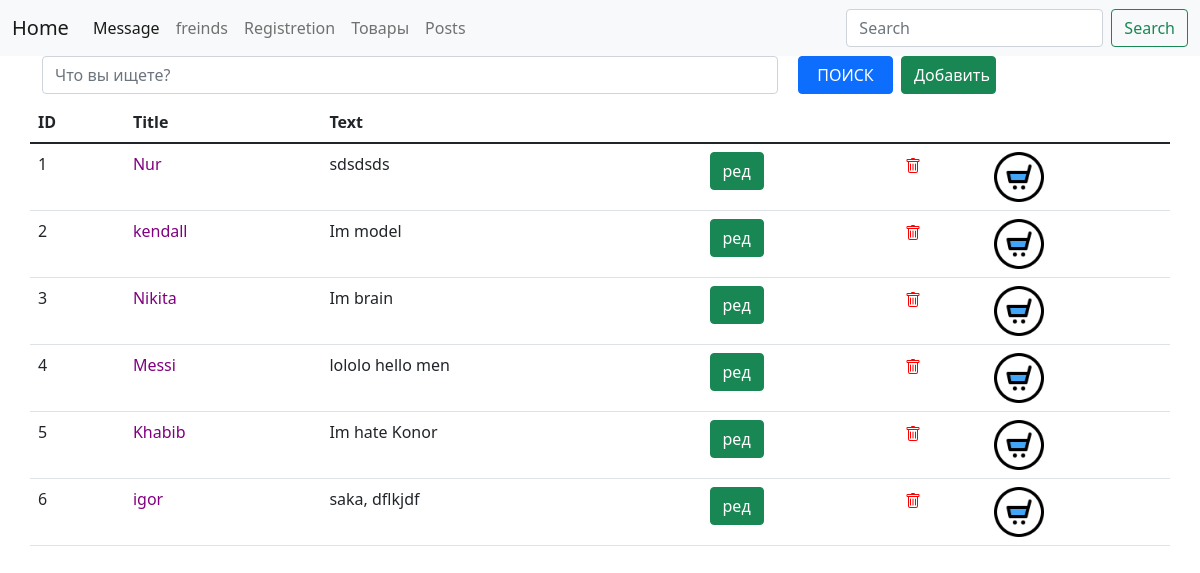
The app's page /posts/, older data.
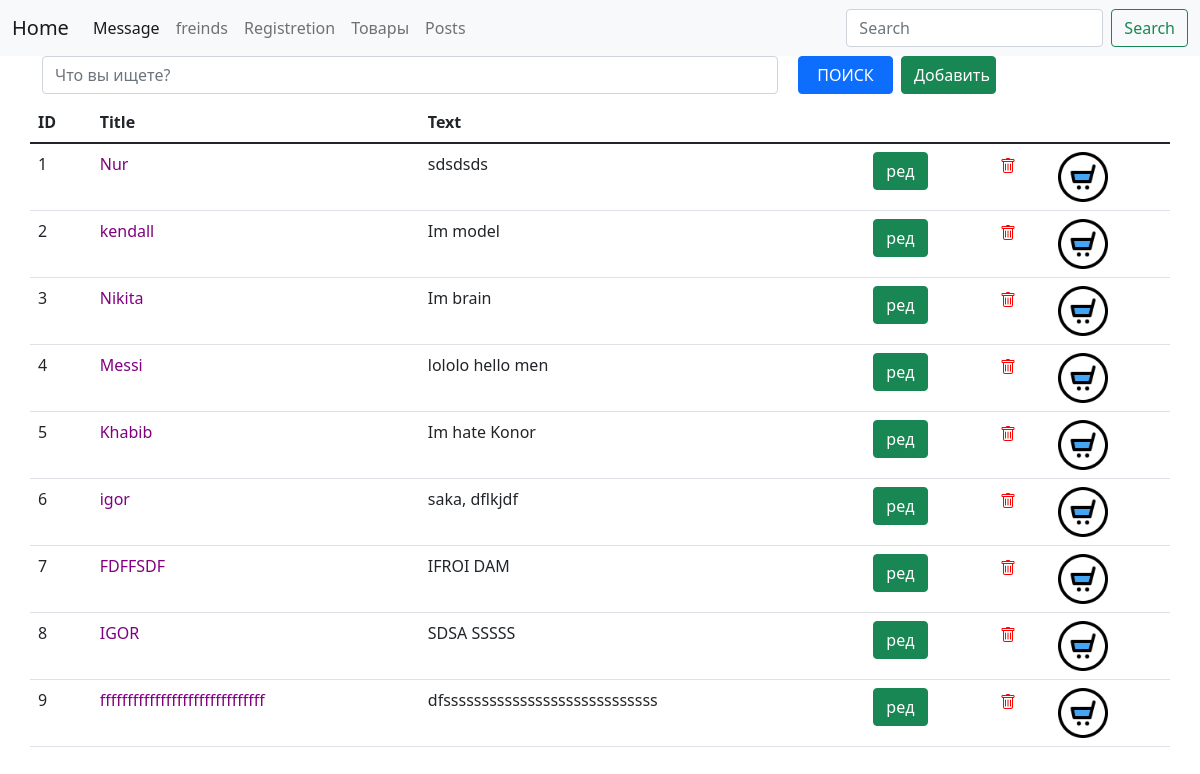
The same page, newer data.
### posts/models.py (models this page shows, shortened)
class Post(models.Model):
	title = models.CharField(max_length = 30, verbose_name='Заголовок')
	text = models.TextField(verbose_name='Статья')
	cover = models.ImageField(upload_to='post_covers/', null=True, blank=True, default='post_covers/default.png')

### posts/views.py (the view)
# urls.py: path('posts/', views.posts_list, name = 'posts_list'),
def posts_list(request):
	search = request.GET.get('q', '')
	if search:
		posts = Post.objects.filter(text__contains=search)
	else:
		posts = Post.objects.all()
	context = {
		'posts': posts,
		'search_word': search
	}
	return render (request, "posts/posts_list.html", context)

### posts/templates/posts/posts_list.html (shortened to what this page needs)
{% extends "posts/base.html" %}
{% load static %}
{% block content %}
<div class="container">
   <form action = "{%  url 'posts_list' %}">
      <div class="row mt-05 gap-2">
         <table class="table">
            <div class="col-8">
               <input type="text"  class="form-control" placeholder="Что вы ищете?" name="q" value="{{search_word}}">
            </div>
            <button class="btn btn-primary col-1">ПОИСК</button>
   </form>
   <a class=" btn btn-success col-1" href="{% url 'post_create' %}"> Добавить</a>
      <thead>
         <tr>
         <th scope="col">ID</th>
         <th scope="col">Title</th>
         <th scope="col">Text</th>
         <td></td>
         <td></td>
         <td></td>
         </tr>
      </thead>
      <tbody>
         {% for p in posts  %}
            <tr>
               <td>{{p.id}}</td>
               <td>
                  <a href="{% url 'post_detail' p.id%}" class="post-link">{{ p.title}} </a>
               </td>
               <td>{{p.text}}</td>
               <td>
                  <a href="{% url 'post_update' p.id%}" class="btn btn-success">ред</a>
               </td>
               <td>
                  <a href="{% url 'post_delete' p.id%}" class="delete-link">
                  </a>
               </td>
               <td>
                  {% if p.cover%}
                  <img src="{{p.cover.url}}" alt="">
                  {% else %}
                  <img src="{% static 'posts/images/default.png' %}"width = "50" height="50" >
                  {% endif %}
               </td>
            </tr>
         {% endfor %}
      </tbody>
      </div>
{% endblock%}

Row changes from the older to the newer data that the page shows:
added Post: id "7", title "FDFFSDF", text "IFROI DAM"
added Post: id "8", title "IGOR", text "SDSA SSSSS"
added Post: id "9", title "ffffffffffffffffffffffffffffff", text "dfssssssssssssssssssssssssssss"
